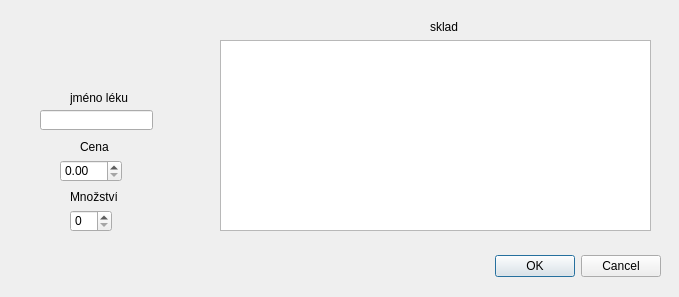
<?xml version="1.0" encoding="UTF-8"?>
<ui version="4.0">
 <class>Dialogleky</class>
 <widget class="QDialog" name="Dialogleky">
  <property name="geometry">
   <rect>
    <x>0</x>
    <y>0</y>
    <width>679</width>
    <height>297</height>
   </rect>
  </property>
  <property name="windowTitle">
   <string>Dialog</string>
  </property>
  <widget class="QDialogButtonBox" name="buttonBox">
   <property name="geometry">
    <rect>
     <x>320</x>
     <y>250</y>
     <width>341</width>
     <height>32</height>
    </rect>
   </property>
   <property name="orientation">
    <enum>Qt::Horizontal</enum>
   </property>
   <property name="standardButtons">
    <set>QDialogButtonBox::Cancel|QDialogButtonBox::Ok</set>
   </property>
  </widget>
  <widget class="QLineEdit" name="lineEdit">
   <property name="geometry">
    <rect>
     <x>40</x>
     <y>110</y>
     <width>113</width>
     <height>20</height>
    </rect>
   </property>
  </widget>
  <widget class="QLabel" name="label">
   <property name="geometry">
    <rect>
     <x>70</x>
     <y>90</y>
     <width>81</width>
     <height>16</height>
    </rect>
   </property>
   <property name="text">
    <string>jméno léku</string>
   </property>
  </widget>
  <widget class="QLabel" name="label_2">
   <property name="geometry">
    <rect>
     <x>430</x>
     <y>20</y>
     <width>47</width>
     <height>13</height>
    </rect>
   </property>
   <property name="text">
    <string>sklad</string>
   </property>
  </widget>
  <widget class="QTableView" name="tableView">
   <property name="geometry">
    <rect>
     <x>220</x>
     <y>40</y>
     <width>431</width>
     <height>191</height>
    </rect>
   </property>
  </widget>
  <widget class="QDoubleSpinBox" name="cena_spin">
   <property name="geometry">
    <rect>
     <x>60</x>
     <y>160</y>
     <width>62</width>
     <height>22</height>
    </rect>
   </property>
  </widget>
  <widget class="QLabel" name="label_3">
   <property name="geometry">
    <rect>
     <x>80</x>
     <y>140</y>
     <width>47</width>
     <height>13</height>
    </rect>
   </property>
   <property name="text">
    <string>Cena</string>
   </property>
  </widget>
  <widget class="QLabel" name="label_4">
   <property name="geometry">
    <rect>
     <x>70</x>
     <y>190</y>
     <width>47</width>
     <height>13</height>
    </rect>
   </property>
   <property name="text">
    <string>Množství</string>
   </property>
  </widget>
  <widget class="QSpinBox" name="mnozstvi_spin">
   <property name="geometry">
    <rect>
     <x>70</x>
     <y>210</y>
     <width>42</width>
     <height>22</height>
    </rect>
   </property>
  </widget>
 </widget>
 <resources/>
 <connections>
  <connection>
   <sender>buttonBox</sender>
   <signal>accepted()</signal>
   <receiver>Dialogleky</receiver>
   <slot>accept()</slot>
   <hints>
    <hint type="sourcelabel">
     <x>248</x>
     <y>254</y>
    </hint>
    <hint type="destinationlabel">
     <x>157</x>
     <y>274</y>
    </hint>
   </hints>
  </connection>
  <connection>
   <sender>buttonBox</sender>
   <signal>rejected()</signal>
   <receiver>Dialogleky</receiver>
   <slot>reject()</slot>
   <hints>
    <hint type="sourcelabel">
     <x>316</x>
     <y>260</y>
    </hint>
    <hint type="destinationlabel">
     <x>286</x>
     <y>274</y>
    </hint>
   </hints>
  </connection>
 </connections>
</ui>
